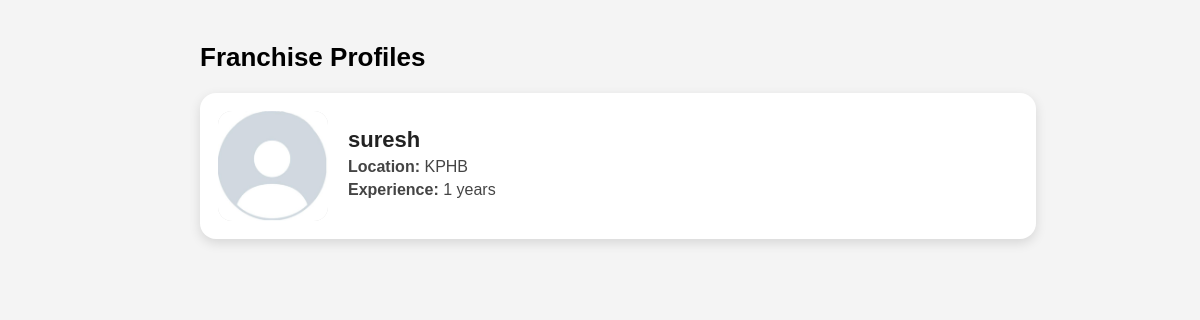
Before: /get-franchise_members with the older database file.
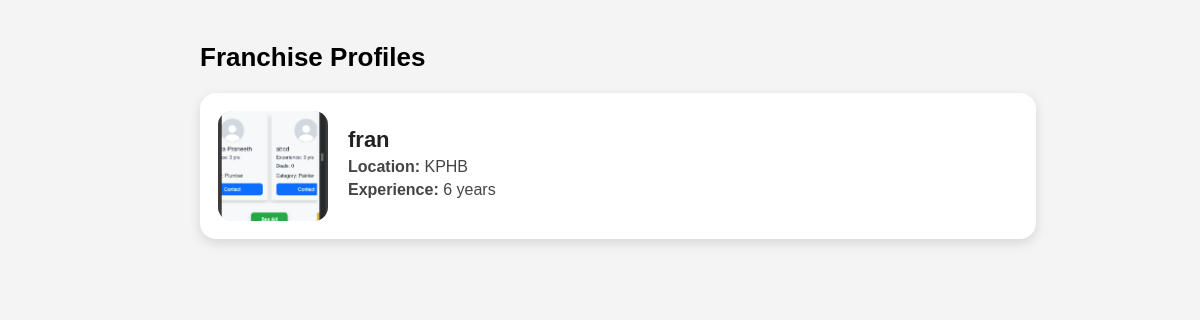
After: the same page with the newer database file.
### prop/models.py (models this page shows, shortened)
class User(AbstractUser):
    phone = models.CharField(max_length=15, unique=True, null=True, blank=True)
    email = models.EmailField(unique=True)
    category = models.CharField(max_length=100, null=True, blank=True)
    role = models.CharField(max_length=20, choices=Role.choices, default=Role.PROFESSIONAL)
    plan_type = models.CharField(max_length=30, choices=PlanType.choices, null=True, blank=True)
    description = models.TextField(null=True, blank=True)
    location = models.CharField(max_length=255, null=True, blank=True)
    experience = models.IntegerField(null=True, blank=True)
    user_referral_code = models.CharField(max_length=50, null=True, blank=True, unique=True, help_text="This user's own unique referral code.")
    referred_by_code = models.CharField(max_length=50, null=True, blank=True, help_text="The referral code used by the user during registration.")
    deals = models.CharField(max_length=255, null=True, blank=True)
    radius = models.IntegerField(null=True, blank=True, default=5)
    profile_image_path = models.ImageField(upload_to='profile_images/', default='images/Default_profile_picture.jpeg', null=True, blank=True)
    company_logo_path = models.ImageField(upload_to='company_logos/', null=True, blank=True)
    company_wallpaper_path = models.ImageField(upload_to='company_wallpapers/', null=True, blank=True)
    company_name = models.CharField(max_length=255, null=True, blank=True)
    address = models.CharField(max_length=255, null=True, blank=True)
    logo_url = models.CharField(max_length=255, null=True, blank=True)
    click = models.BigIntegerField(default=0)
    leads = models.BigIntegerField(default=0)
    total_projects = models.IntegerField(null=True, blank=True)
    ongoing_projects = models.IntegerField(null=True, blank=True)
    completed_projects = models.IntegerField(null=True, blank=True)
    contact_number = models.CharField(max_length=15, null=True, blank=True)
    selected_duration = models.IntegerField(default=1)
    created_at = models.DateTimeField(default=timezone.now)
    updated_at = models.DateTimeField(auto_now=True)
    company_subscription_start_date = models.DateField(null=True, blank=True)
    company_subscription_end_date = models.DateField(null=True, blank=True)
    marketer_subscription_start_date = models.DateField(null=True, blank=True)
    marketer_subscription_end_date = models.DateField(null=True, blank=True)
    professionals_subscription_start_date = models.DateField(null=True, blank=True)
    professionals_subscription_end_date = models.DateField(null=True, blank=True)
    company_subscription_type = models.CharField(
        max_length=50,
        choices=CompanySubscriptionType.choices,
        null=True,
        blank=True
    )
    marketing_subscription_type = models.CharField(
        max_length=50,
        choices=MarketingSubscriptionType.choices,
        null=True,
        blank=True
    )
    professionals_subscription_type = models.CharField(
        max_length=50,
        choices=MarketingSubscriptionType.choices,
        null=True,
        blank=True
    )

### prop/views.py (the view)
# urls.py: path('get-franchise_members',views.franchis,name='get-franchise_members')
def franchis(req):
    fran=User.objects.filter(role='FRANCHISE')
    return render(req, "franchise_list.html", {"data": fran})

### templates/franchise_list.html (shortened to what this page needs)
{% load static %}
<!DOCTYPE html>
<html lang="en">
  <head>
  </head>
  <body>
    <div class="container">
      <h2>Franchise Profiles</h2>
      {% if data %} {% for f in data %}
      <div class="owner-row-card">
        {% if f.profile_image_path %}
        <img
          src="/media/{{ f.profile_image_path }}"
          class="owner-img"
          alt="Profile"
        />
        {% else %}
        <img
          src="{% static 'images/default_profile.jpg' %}"
          class="owner-img"
          alt="Default"
        />
        {% endif %}
        <div class="owner-details">
          <h4>{{ f.company_name|default:f.username }}</h4>
          {% if f.location %}
          <p><b>Location:</b> {{ f.location }}</p>
          {% endif %} {% if f.experience %}
          <p><b>Experience:</b> {{ f.experience }} years</p>
          {% endif %}
        </div>
      </div>
      {% endfor %} {% else %}
      <h3 style="text-align: center; color: #777; margin-top: 40px">
        No Franchise Profiles Found
      </h3>
      {% endif %}
    </div>
  </body>
</html>

Changed rows visible on the page:
no longer on this page (row edited): User: profile_image_path (placeholder picture), company_name "suresh", location "KPHB", experience "1"
added User: profile_image_path (picture), company_name "fran", location "KPHB", experience "6"
